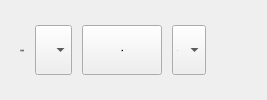
                  <widget class="QWidget" name="widget_12" native="true">
                   <layout class="QHBoxLayout" name="horizontalLayout_8" stretch="1,1,1,1,5,0">
                    <property name="spacing">
                     <number>10</number>
                    </property>
                    <property name="leftMargin">
                     <number>20</number>
                    </property>
                    <property name="topMargin">
                     <number>10</number>
                    </property>
                    <property name="rightMargin">
                     <number>10</number>
                    </property>
                    <property name="bottomMargin">
                     <number>10</number>
                    </property>
                    <item>
                     <widget class="QLabel" name="label_38">
                      <property name="minimumSize">
                       <size>
                        <width>0</width>
                        <height>30</height>
                       </size>
                      </property>
                      <property name="font">
                       <font>
                        <family>黑体</family>
                        <pointsize>-1</pointsize>
                       </font>
                      </property>
                      <property name="text">
                       <string>当前通道</string>
                      </property>
                     </widget>
                    </item>
                    <item>
                     <widget class="QComboBox" name="comboBox_4">
                      <property name="minimumSize">
                       <size>
                        <width>0</width>
                        <height>30</height>
                       </size>
                      </property>
                      <property name="maximumSize">
                       <size>
                        <width>16777215</width>
                        <height>50</height>
                       </size>
                      </property>
                      <property name="font">
                       <font>
                        <family>黑体</family>
                        <pointsize>-1</pointsize>
                       </font>
                      </property>
                     </widget>
                    </item>
                    <item>
                     <widget class="QPushButton" name="pushButton_11">
                      <property name="minimumSize">
                       <size>
                        <width>0</width>
                        <height>30</height>
                       </size>
                      </property>
                      <property name="maximumSize">
                       <size>
                        <width>16777215</width>
                        <height>50</height>
                       </size>
                      </property>
                      <property name="font">
                       <font>
                        <family>黑体</family>
                        <pointsize>-1</pointsize>
                       </font>
                      </property>
                      <property name="text">
                       <string>召测</string>
                      </property>
                     </widget>
                    </item>
                    <item>
                     <widget class="QComboBox" name="comboBox_5">
                      <property name="minimumSize">
                       <size>
                        <width>0</width>
                        <height>30</height>
                       </size>
                      </property>
                      <property name="maximumSize">
                       <size>
                        <width>16777215</width>
                        <height>50</height>
                       </size>
                      </property>
                      <property name="font">
                       <font>
                        <family>黑体</family>
                        <pointsize>-1</pointsize>
                       </font>
                      </property>
                      <item>
                       <property name="text">
                        <string>A</string>
                       </property>
                      </item>
                      <item>
                       <property name="text">
                        <string>B</string>
                       </property>
                      </item>
                      <item>
                       <property name="text">
                        <string>C</string>
                       </property>
                      </item>
                      <item>
                       <property name="text">
                        <string>合项</string>
                       </property>
                      </item>
                     </widget>
                    </item>
                    <item>
                     <widget class="QLabel" name="label_39">
                      <property name="minimumSize">
                       <size>
                        <width>0</width>
                        <height>30</height>
                       </size>
                      </property>
                      <property name="font">
                       <font>
                        <family>黑体</family>
                        <pointsize>-1</pointsize>
                       </font>
                      </property>
                      <property name="text">
                       <string/>
                      </property>
                     </widget>
                    </item>
                    <item>
                     <widget class="QPushButton" name="pushButton_13">
                      <property name="minimumSize">
                       <size>
                        <width>30</width>
                        <height>30</height>
                       </size>
                      </property>
                      <property name="font">
                       <font>
                        <family>黑体</family>
                        <pointsize>-1</pointsize>
                       </font>
                      </property>
                      <property name="styleSheet">
                       <string notr="true">border-image: url(:/res/img/MenuSmallblack.png);</string>
                      </property>
                      <property name="text">
                       <string/>
                      </property>
                      <property name="flat">
                       <bool>true</bool>
                      </property>
                     </widget>
                    </item>
                   </layout>
                  </widget>
